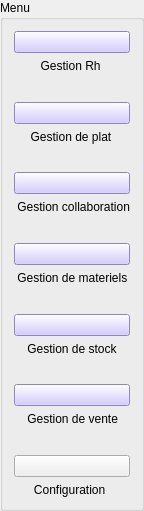
               <widget class="QGroupBox" name="groupBox_16">
                <property name="geometry">
                 <rect>
                  <x>10</x>
                  <y>10</y>
                  <width>131</width>
                  <height>511</height>
                 </rect>
                </property>
                <property name="title">
                 <string>Menu</string>
                </property>
                <layout class="QVBoxLayout" name="verticalLayout_20">
                 <item>
                  <layout class="QVBoxLayout" name="verticalLayout_6">
                   <item>
                    <widget class="QPushButton" name="Aymen_6">
                     <property name="styleSheet">
                      <string notr="true">background-color: rgb(200, 190, 255);</string>
                     </property>
                     <property name="text">
                      <string/>
                     </property>
                     <property name="icon">
                      <iconset resource="rh.qrc">
                       <normaloff>:/rh/rh.png</normaloff>:/rh/rh.png</iconset>
                     </property>
                     <property name="iconSize">
                      <size>
                       <width>50</width>
                       <height>30</height>
                      </size>
                     </property>
                    </widget>
                   </item>
                   <item>
                    <widget class="QLabel" name="label_55">
                     <property name="text">
                      <string>        Gestion Rh</string>
                     </property>
                    </widget>
                   </item>
                   <item>
                    <spacer name="verticalSpacer_34">
                     <property name="orientation">
                      <enum>Qt::Vertical</enum>
                     </property>
                     <property name="sizeHint" stdset="0">
                      <size>
                       <width>20</width>
                       <height>40</height>
                      </size>
                     </property>
                    </spacer>
                   </item>
                   <item>
                    <widget class="QPushButton" name="Moemen_6">
                     <property name="styleSheet">
                      <string notr="true">background-color: rgb(200, 190, 255);</string>
                     </property>
                     <property name="text">
                      <string/>
                     </property>
                     <property name="icon">
                      <iconset resource="plat.qrc">
                       <normaloff>:/plat/plat.png</normaloff>:/plat/plat.png</iconset>
                     </property>
                     <property name="iconSize">
                      <size>
                       <width>50</width>
                       <height>30</height>
                      </size>
                     </property>
                    </widget>
                   </item>
                   <item>
                    <widget class="QLabel" name="label_56">
                     <property name="text">
                      <string>     Gestion de plat</string>
                     </property>
                    </widget>
                   </item>
                   <item>
                    <spacer name="verticalSpacer_35">
                     <property name="orientation">
                      <enum>Qt::Vertical</enum>
                     </property>
                     <property name="sizeHint" stdset="0">
                      <size>
                       <width>20</width>
                       <height>40</height>
                      </size>
                     </property>
                    </spacer>
                   </item>
                   <item>
                    <widget class="QPushButton" name="Salma_6">
                     <property name="styleSheet">
                      <string notr="true">background-color: rgb(200, 190, 255);</string>
                     </property>
                     <property name="text">
                      <string/>
                     </property>
                     <property name="icon">
                      <iconset resource="collab.qrc">
                       <normaloff>:/collab/collaboration.png</normaloff>:/collab/collaboration.png</iconset>
                     </property>
                     <property name="iconSize">
                      <size>
                       <width>50</width>
                       <height>30</height>
                      </size>
                     </property>
                    </widget>
                   </item>
                   <item>
                    <widget class="QLabel" name="label_57">
                     <property name="text">
                      <string> Gestion collaboration</string>
                     </property>
                    </widget>
                   </item>
                   <item>
                    <spacer name="verticalSpacer_36">
                     <property name="orientation">
                      <enum>Qt::Vertical</enum>
                     </property>
                     <property name="sizeHint" stdset="0">
                      <size>
                       <width>20</width>
                       <height>40</height>
                      </size>
                     </property>
                    </spacer>
                   </item>
                   <item>
                    <widget class="QPushButton" name="Sara_6">
                     <property name="styleSheet">
                      <string notr="true">background-color: rgb(200, 190, 255);</string>
                     </property>
                     <property name="text">
                      <string/>
                     </property>
                     <property name="icon">
                      <iconset resource="materiel.qrc">
                       <normaloff>:/materiel/materiel.png</normaloff>:/materiel/materiel.png</iconset>
                     </property>
                     <property name="iconSize">
                      <size>
                       <width>50</width>
                       <height>30</height>
                      </size>
                     </property>
                    </widget>
                   </item>
                   <item>
                    <widget class="QLabel" name="label_58">
                     <property name="text">
                      <string> Gestion de materiels</string>
                     </property>
                    </widget>
                   </item>
                   <item>
                    <spacer name="verticalSpacer_37">
                     <property name="orientation">
                      <enum>Qt::Vertical</enum>
                     </property>
                     <property name="sizeHint" stdset="0">
                      <size>
                       <width>20</width>
                       <height>40</height>
                      </size>
                     </property>
                    </spacer>
                   </item>
                   <item>
                    <widget class="QPushButton" name="Taher_6">
                     <property name="styleSheet">
                      <string notr="true">background-color: rgb(200, 190, 255);</string>
                     </property>
                     <property name="text">
                      <string/>
                     </property>
                     <property name="icon">
                      <iconset resource="stock.qrc">
                       <normaloff>:/stock/stock.png</normaloff>:/stock/stock.png</iconset>
                     </property>
                     <property name="iconSize">
                      <size>
                       <width>50</width>
                       <height>30</height>
                      </size>
                     </property>
                    </widget>
                   </item>
                   <item>
                    <widget class="QLabel" name="label_59">
                     <property name="text">
                      <string>    Gestion de stock</string>
                     </property>
                    </widget>
                   </item>
                   <item>
                    <spacer name="verticalSpacer_38">
                     <property name="orientation">
                      <enum>Qt::Vertical</enum>
                     </property>
                     <property name="sizeHint" stdset="0">
                      <size>
                       <width>20</width>
                       <height>40</height>
                      </size>
                     </property>
                    </spacer>
                   </item>
                   <item>
                    <widget class="QPushButton" name="Ghazi_6">
                     <property name="styleSheet">
                      <string notr="true">background-color: rgb(200, 190, 255);</string>
                     </property>
                     <property name="text">
                      <string/>
                     </property>
                     <property name="icon">
                      <iconset resource="vente.qrc">
                       <normaloff>:/vente/vente.png</normaloff>:/vente/vente.png</iconset>
                     </property>
                     <property name="iconSize">
                      <size>
                       <width>50</width>
                       <height>30</height>
                      </size>
                     </property>
                    </widget>
                   </item>
                   <item>
                    <widget class="QLabel" name="label_60">
                     <property name="text">
                      <string>    Gestion de vente</string>
                     </property>
                    </widget>
                   </item>
                   <item>
                    <spacer name="verticalSpacer_39">
                     <property name="orientation">
                      <enum>Qt::Vertical</enum>
                     </property>
                     <property name="sizeHint" stdset="0">
                      <size>
                       <width>20</width>
                       <height>40</height>
                      </size>
                     </property>
                    </spacer>
                   </item>
                   <item>
                    <widget class="QPushButton" name="Configuration_6">
                     <property name="text">
                      <string/>
                     </property>
                     <property name="icon">
                      <iconset resource="config.qrc">
                       <normaloff>:/config/configuration.png</normaloff>:/config/configuration.png</iconset>
                     </property>
                     <property name="iconSize">
                      <size>
                       <width>50</width>
                       <height>30</height>
                      </size>
                     </property>
                    </widget>
                   </item>
                   <item>
                    <widget class="QLabel" name="label_61">
                     <property name="text">
                      <string>      Configuration</string>
                     </property>
                    </widget>
                   </item>
                  </layout>
                 </item>
                </layout>
               </widget>
